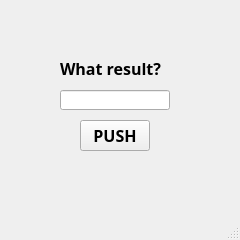
<?xml version="1.0" encoding="UTF-8"?>
<ui version="4.0">
 <class>WindowPush</class>
 <widget class="QMainWindow" name="WindowPush">
  <property name="geometry">
   <rect>
    <x>0</x>
    <y>0</y>
    <width>240</width>
    <height>240</height>
   </rect>
  </property>
  <property name="minimumSize">
   <size>
    <width>240</width>
    <height>240</height>
   </size>
  </property>
  <property name="maximumSize">
   <size>
    <width>240</width>
    <height>240</height>
   </size>
  </property>
  <property name="windowTitle">
   <string>MainWindow</string>
  </property>
  <widget class="QWidget" name="centralwidget">
   <widget class="QLabel" name="res_q">
    <property name="geometry">
     <rect>
      <x>60</x>
      <y>60</y>
      <width>111</width>
      <height>16</height>
     </rect>
    </property>
    <property name="font">
     <font>
      <family>Arial Black</family>
      <pointsize>12</pointsize>
      <weight>75</weight>
      <bold>true</bold>
     </font>
    </property>
    <property name="text">
     <string>What result?</string>
    </property>
   </widget>
   <widget class="QLineEdit" name="lineEdit">
    <property name="geometry">
     <rect>
      <x>60</x>
      <y>90</y>
      <width>110</width>
      <height>20</height>
     </rect>
    </property>
   </widget>
   <widget class="QPushButton" name="pushButton">
    <property name="geometry">
     <rect>
      <x>80</x>
      <y>120</y>
      <width>70</width>
      <height>31</height>
     </rect>
    </property>
    <property name="font">
     <font>
      <family>Arial Black</family>
      <pointsize>12</pointsize>
      <weight>75</weight>
      <bold>true</bold>
     </font>
    </property>
    <property name="text">
     <string>PUSH</string>
    </property>
   </widget>
  </widget>
  <widget class="QMenuBar" name="menubar">
   <property name="geometry">
    <rect>
     <x>0</x>
     <y>0</y>
     <width>240</width>
     <height>21</height>
    </rect>
   </property>
  </widget>
  <widget class="QStatusBar" name="statusbar"/>
 </widget>
 <resources/>
 <connections/>
</ui>
